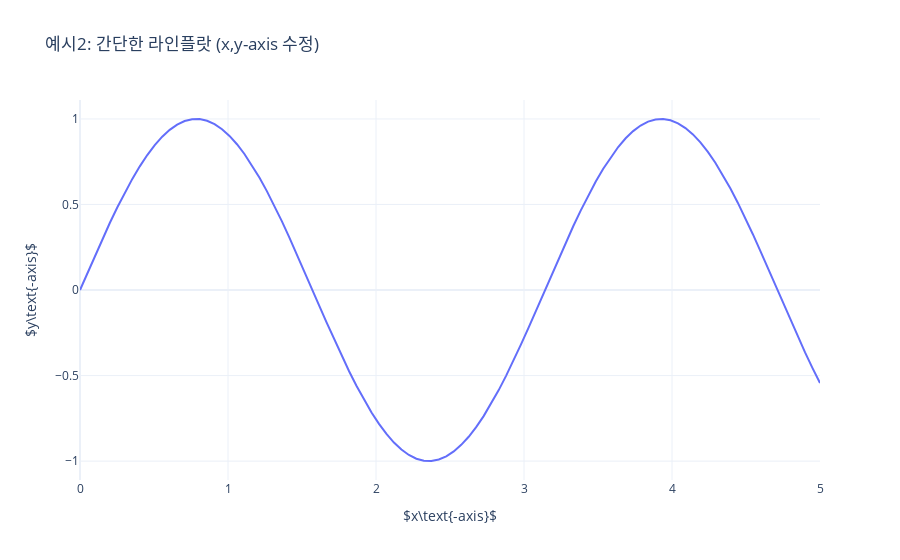

Notebook code cell kept with this figure:
### Markdown cell above
`-` x,y축의 이름 수정

### Code cell
x= np.linspace(0,5,100)
y= np.sin(2*x)
fig = px.line(
    x=x,y=y,
    #---#
    title = "예시2: 간단한 라인플랏 (x,y-axis 수정)"
)
print(fig.layout)
fig['layout']['xaxis']['title']['text'] = r'$x\text{-axis}$'
fig['layout']['yaxis']['title']['text'] = r'$y\text{-axis}$'
fig
